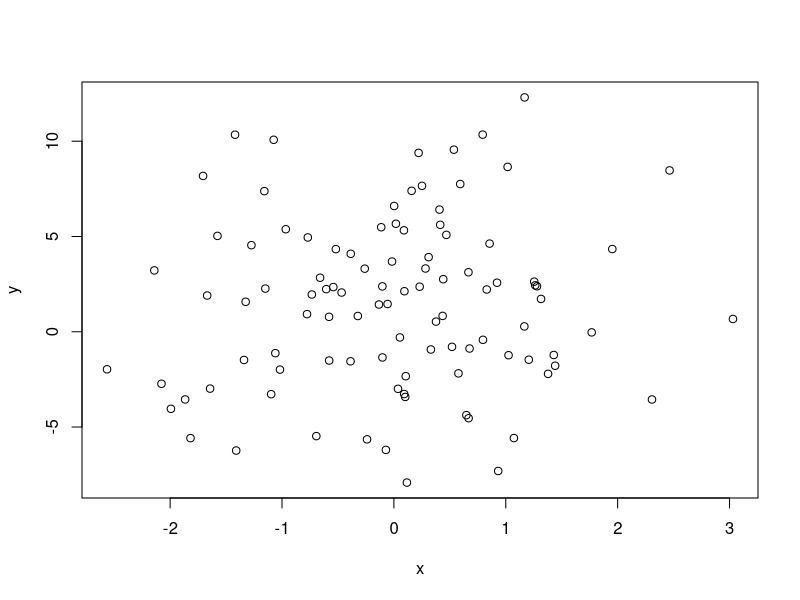

Write R code to recreate this figure.
#' GitHub lesson
#' create script in R to store in GitHub
#' Ale Mandel
#' mandel1@email.arizona.edu
#'2018-07-03
#'---------------------------------------------------------------------

x = rnorm(n = 100)
y = rnorm(n = 100, mean = 2, sd = 4)
plot(x, y)